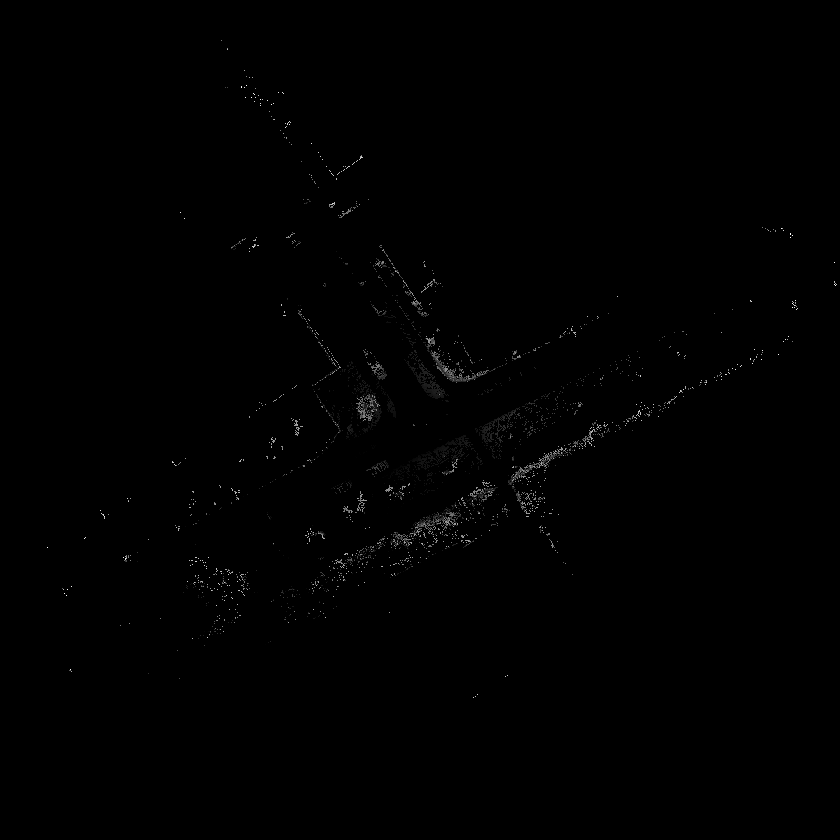
#> input picture kitti_coco_visualizer/000269.png, 840 x 840 px, shrunk from 1500 x 1500 before the run; its folder holds only this picture in this run
$ python bbox.py
#> lines starting #> are read from the running program, lines starting #| are printed output that depends on the picture
#!/usr/bin/env python

import cv2
import numpy as np
import json
import helper
import math
from PIL import Image, ImageDraw

image_name = '000269'
image_id = int(image_name)
img = cv2.imread('%s.png'%image_name)
#> img is the input picture: shape (840, 840, 3); min 0, max 255, mean 0.8
image = Image.open('%s.png'%image_name).convert("RGB")
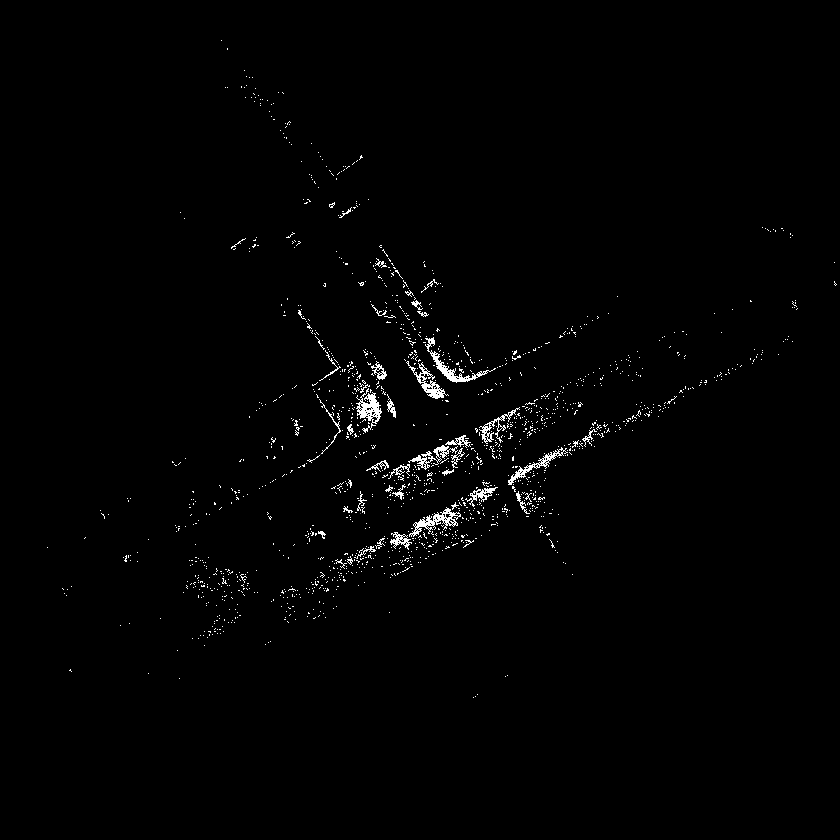
#> image: PIL image 840x840 RGB; min 0, max 255, mean 2.9


#> (the run stopped early here; a loop or call above may not have finished)
